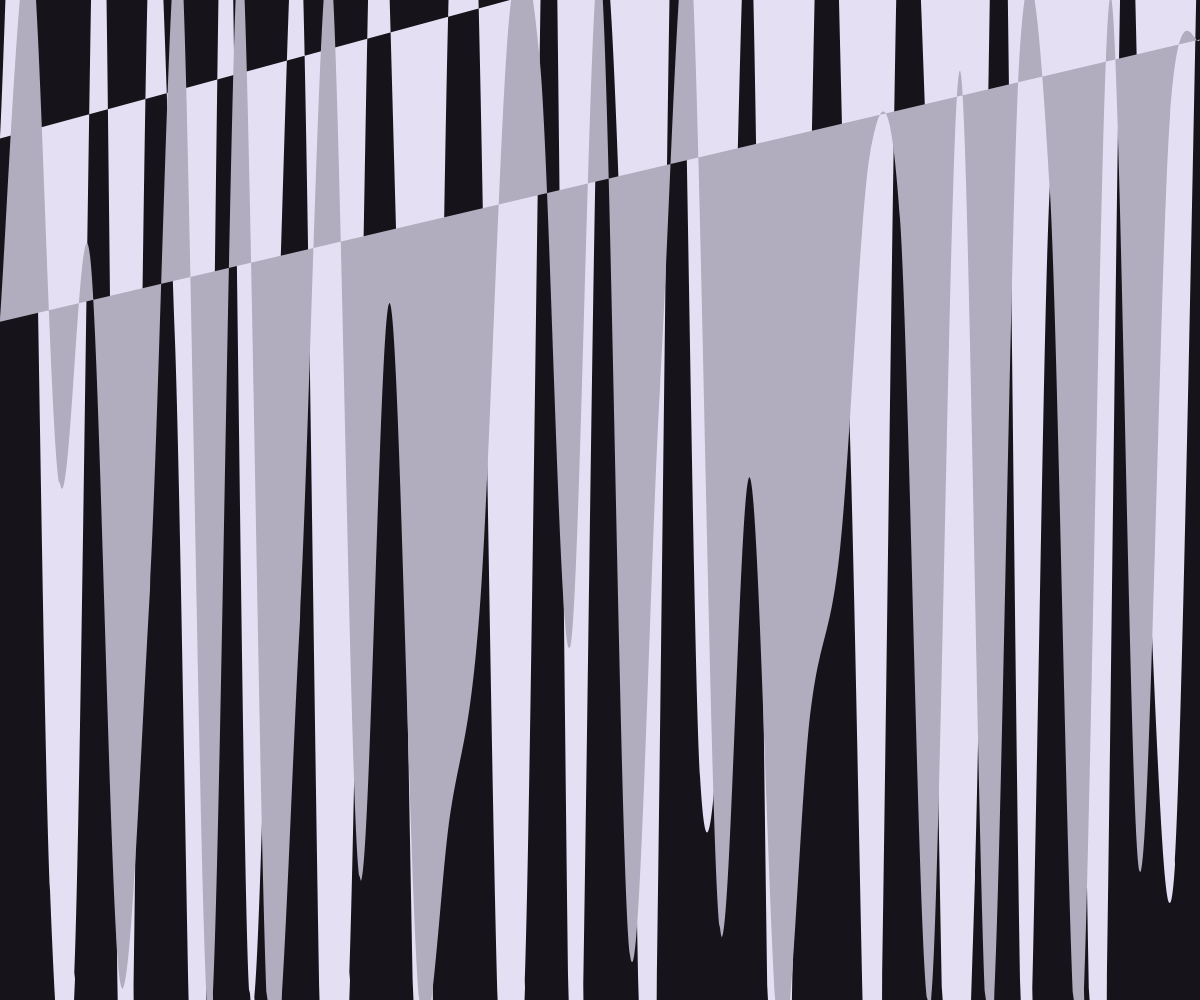
Frame 1 (no input)
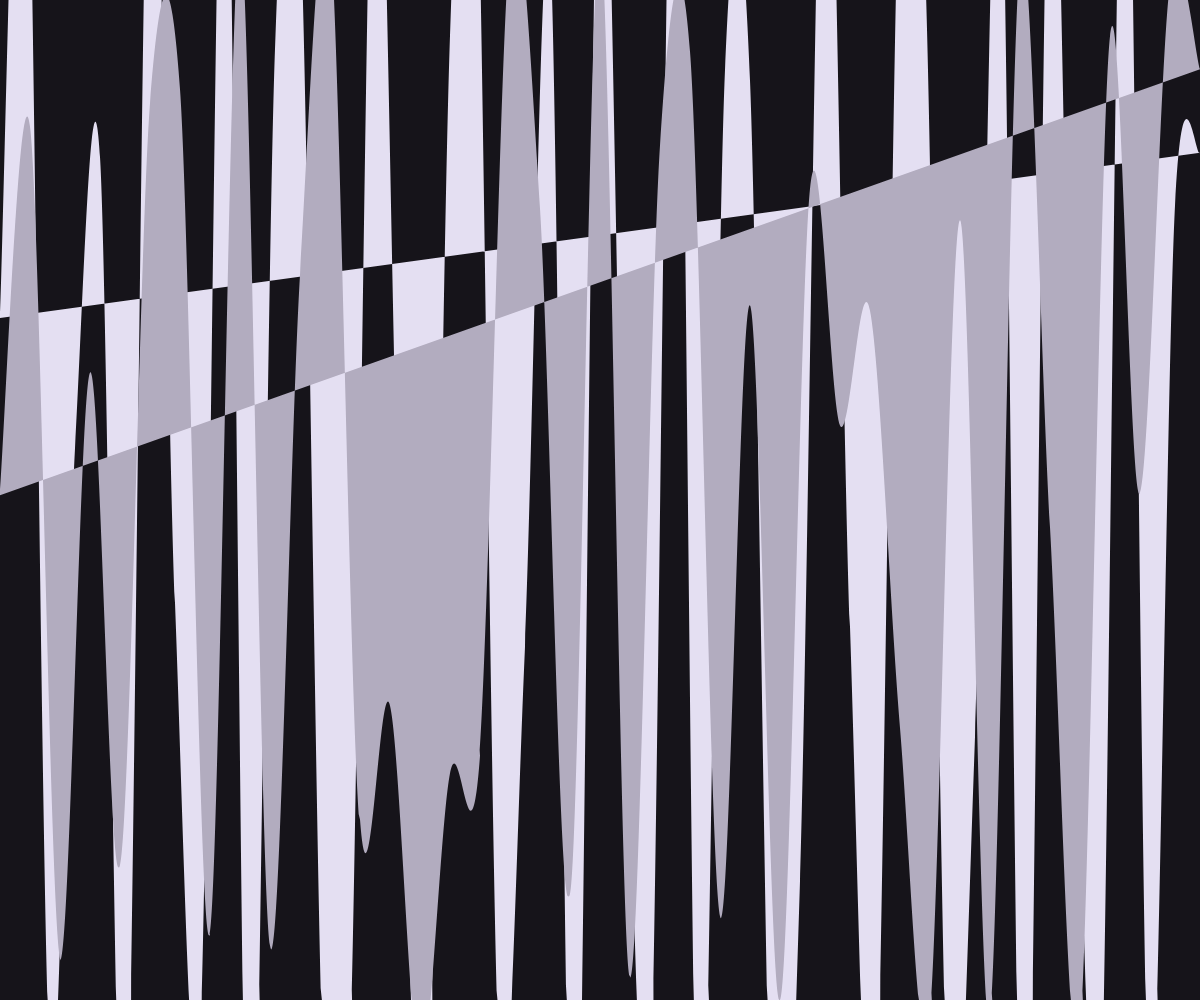
Frame 60 (no input)
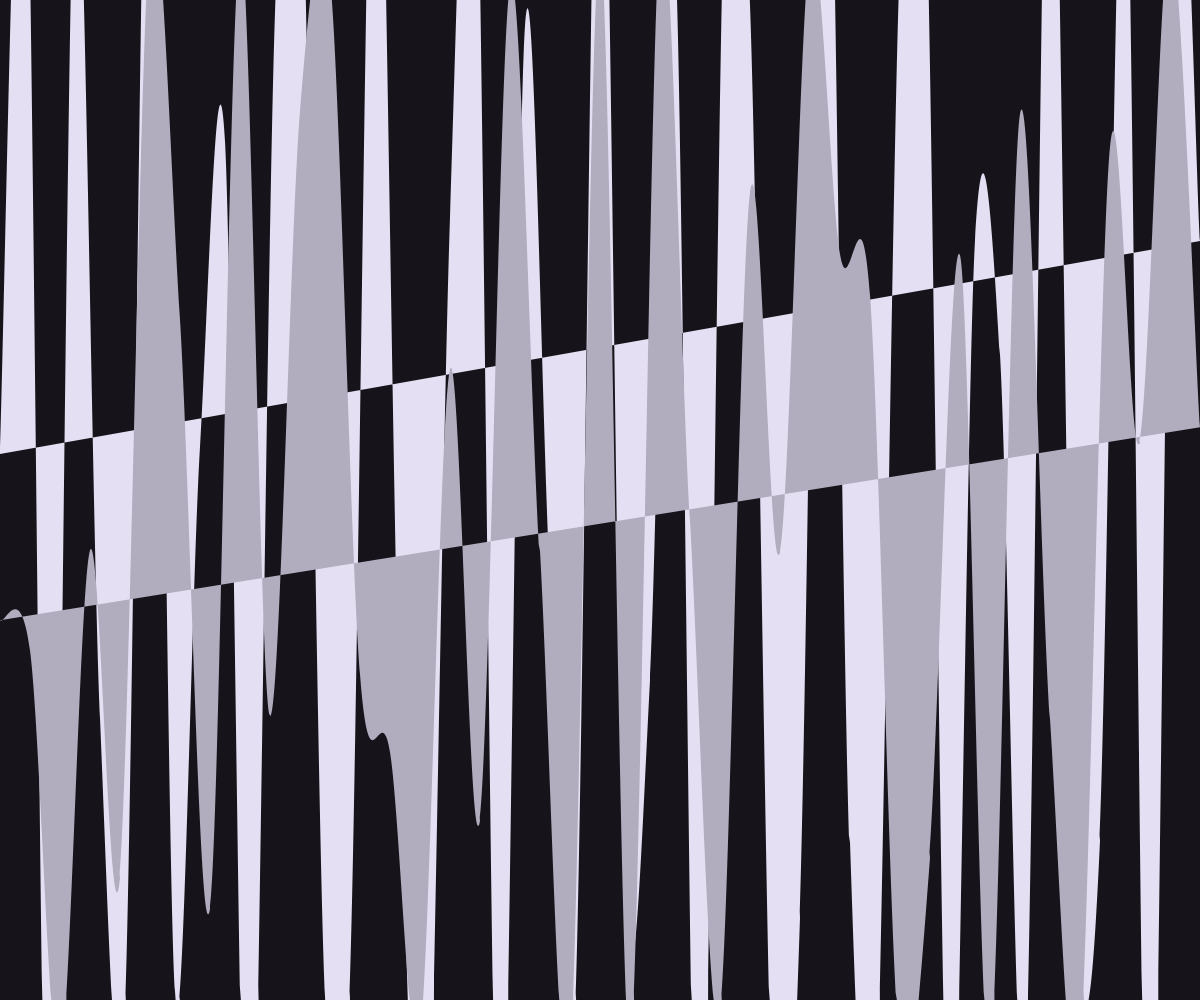
Frame 120 (the mouse pressed at the canvas centre since frame 60)

The p5.js sketch that drew these frames (run headless with seeded random() and noise() and a simulated clock; from frame 60 on, the mouse is pressed at the canvas centre):

// p5.js sketch
// ── sketch.js
// Created for the #Genuary2024 - Wobbly Function
// https://genuary.art/prompts#jan13

let gLines = [];
let gPalette = [];

let gMidY;
function setup() {
  createCanvas(windowWidth, windowHeight);
  colorMode(HSB);
  gMidY = height;

  noStroke();

  let hue = random(0, 360);
  gPalette = [color(hue, 20, 10), color(hue, 8, 95), color(hue, 10, 75)];

  gPalette = shuffle(gPalette);
  gBgColor = gPalette.pop();
  createLines();
}

function draw() {
  background(gBgColor);

  let dt = millis() - gMillisStart;

  let isEven = false;
  for (let line of gLines) {
    let offset = isEven ? 0 : PI;
    line.update(dt * 0.0005 + offset);
    line.draw();
    isEven = !isEven;
  }
}

function createLines() {
  gLines = [];
  let count = 2;
  let amp = 0.85 * height;
  let ampInc = amp / (count + 1);
  gPalette = shuffle(gPalette);
  for (let i = 0; i < count; i++) {
    gLines.push(new Line(amp, gPalette[i % gPalette.length]));
    amp -= ampInc;
  }
  gMillisStart = millis();
}

class Line {
  constructor(amp, col) {
    this.points = [];
    let xp = 0;
    let count = floor(random(40, 50));
    let inc = width / count;
    this.amp = amp;
    this.spaceFreq0 = random(0.3, 0.7);
    this.spaceFreq1 = this.spaceFreq0 + random(-0.3, 0.3);
    this.timeFreq0 = random(0.5, 1.0);
    this.timeFreq1 = random(0.5, 1.0);

    for (let i = 0; i < count + 1; i++) {
      this.points.push(new Point(xp, i === 0 || i === count, amp));
      xp += inc;
    }

    this.firstPoint = this.points[0];
    this.lastPoint = this.points[count];
    this.color = col;
  }

  update(t) {
    for (let point of this.points) {
      point.pos.x = point.endX;
      point.pos.y =
        gMidY * 0.5 +
        this.amp *
          sin(this.spaceFreq0 * point.pos.x - this.timeFreq0 * t + 1 + 1.5 * sin(this.spaceFreq1 * point.pos.x + this.timeFreq1 * t + 5) ** 3);
    }
  }

  draw() {
    fill(this.color);
    beginShape();
    vertex(this.firstPoint.pos.x, this.firstPoint.pos.y);
    for (let point of this.points) {
      curveVertex(point.pos.x, point.pos.y);
    }
    vertex(this.lastPoint.pos.x, this.lastPoint.pos.y);
    endShape();
  }
}

class Point {
  constructor(xp, isStatic, amp) {
    this.pos = createVector(0, gMidY);
    this.endX = xp;
    this.amp = amp;
    this.offset = random(0, TWO_PI);
    this.isStatic = isStatic;
  }
}
